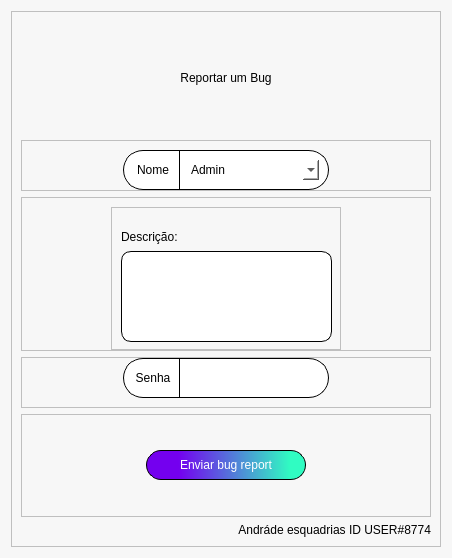
<?xml version="1.0" encoding="UTF-8"?>
<ui version="4.0">
 <class>Form</class>
 <widget class="QWidget" name="Form">
  <property name="geometry">
   <rect>
    <x>0</x>
    <y>0</y>
    <width>452</width>
    <height>558</height>
   </rect>
  </property>
  <property name="minimumSize">
   <size>
    <width>452</width>
    <height>558</height>
   </size>
  </property>
  <property name="maximumSize">
   <size>
    <width>452</width>
    <height>558</height>
   </size>
  </property>
  <property name="windowTitle">
   <string>Bug Report</string>
  </property>
  <property name="windowIcon">
   <iconset resource="source.qrc">
    <normaloff>:/iconteste/icons/Ativo 16@2x.png</normaloff>:/iconteste/icons/Ativo 16@2x.png</iconset>
  </property>
  <property name="styleSheet">
   <string notr="true">background-color: #f7f7f7;</string>
  </property>
  <layout class="QVBoxLayout" name="verticalLayout_2">
   <item>
    <widget class="QFrame" name="frame">
     <property name="frameShape">
      <enum>QFrame::StyledPanel</enum>
     </property>
     <property name="frameShadow">
      <enum>QFrame::Raised</enum>
     </property>
     <layout class="QVBoxLayout" name="verticalLayout">
      <item>
       <widget class="QLabel" name="label">
        <property name="minimumSize">
         <size>
          <width>231</width>
          <height>113</height>
         </size>
        </property>
        <property name="styleSheet">
         <string notr="true">font: 16pt &quot;MS Shell Dlg 2&quot;;</string>
        </property>
        <property name="text">
         <string>Reportar um Bug</string>
        </property>
        <property name="alignment">
         <set>Qt::AlignCenter</set>
        </property>
       </widget>
      </item>
      <item>
       <widget class="QFrame" name="frame_6">
        <property name="frameShape">
         <enum>QFrame::StyledPanel</enum>
        </property>
        <property name="frameShadow">
         <enum>QFrame::Raised</enum>
        </property>
        <layout class="QGridLayout" name="gridLayout">
         <property name="bottomMargin">
          <number>0</number>
         </property>
         <item row="0" column="0">
          <widget class="QFrame" name="frame_8">
           <property name="minimumSize">
            <size>
             <width>206</width>
             <height>40</height>
            </size>
           </property>
           <property name="maximumSize">
            <size>
             <width>206</width>
             <height>40</height>
            </size>
           </property>
           <property name="styleSheet">
            <string notr="true">border: 1px solid black;
border-radius:20px;
background-color: white;</string>
           </property>
           <property name="frameShape">
            <enum>QFrame::StyledPanel</enum>
           </property>
           <property name="frameShadow">
            <enum>QFrame::Raised</enum>
           </property>
           <layout class="QHBoxLayout" name="horizontalLayout_3">
            <property name="topMargin">
             <number>0</number>
            </property>
            <property name="bottomMargin">
             <number>0</number>
            </property>
            <item>
             <widget class="QLabel" name="label_3">
              <property name="minimumSize">
               <size>
                <width>40</width>
                <height>20</height>
               </size>
              </property>
              <property name="maximumSize">
               <size>
                <width>25</width>
                <height>20</height>
               </size>
              </property>
              <property name="styleSheet">
               <string notr="true">border:0px;</string>
              </property>
              <property name="text">
               <string>Nome</string>
              </property>
              <property name="alignment">
               <set>Qt::AlignCenter</set>
              </property>
             </widget>
            </item>
            <item>
             <widget class="Line" name="line">
              <property name="minimumSize">
               <size>
                <width>0</width>
                <height>40</height>
               </size>
              </property>
              <property name="maximumSize">
               <size>
                <width>1</width>
                <height>16777215</height>
               </size>
              </property>
              <property name="styleSheet">
               <string notr="true">margin-top:0px;</string>
              </property>
              <property name="orientation">
               <enum>Qt::Vertical</enum>
              </property>
             </widget>
            </item>
            <item>
             <widget class="QComboBox" name="comboBox">
              <property name="minimumSize">
               <size>
                <width>130</width>
                <height>20</height>
               </size>
              </property>
              <property name="styleSheet">
               <string notr="true">QComboBox {
	border: transparent;
	
}
QComboBox::drop-down:button{
border:transparent; background:transparent;
border-image: url(:/iconteste/icons/down-arrow.png);
}

QComboBox QAbstractItemView{
	
	border:1px solid black;
	border-radius:0px;
 
	
}
</string>
              </property>
              <item>
               <property name="text">
                <string>Admin</string>
               </property>
              </item>
              <item>
               <property name="text">
                <string>T.i</string>
               </property>
              </item>
              <item>
               <property name="text">
                <string>Vendedor</string>
               </property>
              </item>
              <item>
               <property name="text">
                <string>Gerência</string>
               </property>
              </item>
             </widget>
            </item>
           </layout>
          </widget>
         </item>
        </layout>
       </widget>
      </item>
      <item>
       <widget class="QFrame" name="frame_3">
        <property name="frameShape">
         <enum>QFrame::StyledPanel</enum>
        </property>
        <property name="frameShadow">
         <enum>QFrame::Raised</enum>
        </property>
        <layout class="QGridLayout" name="gridLayout_4">
         <property name="bottomMargin">
          <number>0</number>
         </property>
         <item row="0" column="0">
          <widget class="QFrame" name="frame_5">
           <property name="minimumSize">
            <size>
             <width>230</width>
             <height>141</height>
            </size>
           </property>
           <property name="maximumSize">
            <size>
             <width>230</width>
             <height>16777215</height>
            </size>
           </property>
           <property name="frameShape">
            <enum>QFrame::StyledPanel</enum>
           </property>
           <property name="frameShadow">
            <enum>QFrame::Raised</enum>
           </property>
           <layout class="QGridLayout" name="gridLayout_3">
            <property name="topMargin">
             <number>0</number>
            </property>
            <property name="bottomMargin">
             <number>0</number>
            </property>
            <item row="0" column="0">
             <widget class="QLabel" name="label_2">
              <property name="minimumSize">
               <size>
                <width>0</width>
                <height>25</height>
               </size>
              </property>
              <property name="maximumSize">
               <size>
                <width>75</width>
                <height>5</height>
               </size>
              </property>
              <property name="text">
               <string>Descrição:</string>
              </property>
             </widget>
            </item>
            <item row="1" column="0">
             <widget class="QPlainTextEdit" name="plainTextEdit">
              <property name="minimumSize">
               <size>
                <width>211</width>
                <height>91</height>
               </size>
              </property>
              <property name="maximumSize">
               <size>
                <width>211</width>
                <height>91</height>
               </size>
              </property>
              <property name="styleSheet">
               <string notr="true">border: 1px solid black;
border-radius:10px;
background-color: white;</string>
              </property>
             </widget>
            </item>
           </layout>
          </widget>
         </item>
        </layout>
       </widget>
      </item>
      <item>
       <widget class="QFrame" name="frame_4">
        <property name="frameShape">
         <enum>QFrame::StyledPanel</enum>
        </property>
        <property name="frameShadow">
         <enum>QFrame::Raised</enum>
        </property>
        <layout class="QGridLayout" name="gridLayout_5">
         <property name="topMargin">
          <number>0</number>
         </property>
         <item row="0" column="0">
          <widget class="QFrame" name="frame_10">
           <property name="minimumSize">
            <size>
             <width>206</width>
             <height>40</height>
            </size>
           </property>
           <property name="maximumSize">
            <size>
             <width>206</width>
             <height>40</height>
            </size>
           </property>
           <property name="styleSheet">
            <string notr="true">border: 1px solid black;
border-radius:20px;
background-color: white;</string>
           </property>
           <property name="frameShape">
            <enum>QFrame::StyledPanel</enum>
           </property>
           <property name="frameShadow">
            <enum>QFrame::Raised</enum>
           </property>
           <layout class="QHBoxLayout" name="horizontalLayout_4">
            <property name="topMargin">
             <number>0</number>
            </property>
            <property name="bottomMargin">
             <number>0</number>
            </property>
            <item>
             <widget class="QLabel" name="label_4">
              <property name="minimumSize">
               <size>
                <width>40</width>
                <height>20</height>
               </size>
              </property>
              <property name="maximumSize">
               <size>
                <width>25</width>
                <height>20</height>
               </size>
              </property>
              <property name="styleSheet">
               <string notr="true">border:0px;</string>
              </property>
              <property name="text">
               <string>Senha</string>
              </property>
              <property name="alignment">
               <set>Qt::AlignCenter</set>
              </property>
             </widget>
            </item>
            <item>
             <widget class="Line" name="line_2">
              <property name="minimumSize">
               <size>
                <width>0</width>
                <height>40</height>
               </size>
              </property>
              <property name="maximumSize">
               <size>
                <width>1</width>
                <height>16777215</height>
               </size>
              </property>
              <property name="styleSheet">
               <string notr="true">margin-top:0px;</string>
              </property>
              <property name="orientation">
               <enum>Qt::Vertical</enum>
              </property>
             </widget>
            </item>
            <item>
             <widget class="QLineEdit" name="lineEdit">
              <property name="maximumSize">
               <size>
                <width>130</width>
                <height>16777215</height>
               </size>
              </property>
              <property name="styleSheet">
               <string notr="true">border: 0px;</string>
              </property>
             </widget>
            </item>
           </layout>
          </widget>
         </item>
        </layout>
       </widget>
      </item>
      <item>
       <widget class="QFrame" name="frame_2">
        <property name="minimumSize">
         <size>
          <width>240</width>
          <height>103</height>
         </size>
        </property>
        <property name="frameShape">
         <enum>QFrame::StyledPanel</enum>
        </property>
        <property name="frameShadow">
         <enum>QFrame::Raised</enum>
        </property>
        <layout class="QHBoxLayout" name="horizontalLayout">
         <item>
          <widget class="QPushButton" name="send_bug_report">
           <property name="minimumSize">
            <size>
             <width>160</width>
             <height>30</height>
            </size>
           </property>
           <property name="maximumSize">
            <size>
             <width>120</width>
             <height>30</height>
            </size>
           </property>
           <property name="styleSheet">
            <string notr="true">

QPushButton{
border: 1px solid black;
background-color: qlineargradient(spread:pad, x1:0.0227727, y1:0.557, x2:1, y2:0.551, stop:0.181818 rgba(116, 0, 239, 255), stop:0.903409 rgba(48, 252, 194, 255));
border-radius: 15px;
color:white;

}
QPushButton::hover
{

border-width: 2px;

border-color: black;

}
QPushButton::pressed
{
border-style: outset;
border-width: 3px;
border-color: black;
}</string>
           </property>
           <property name="text">
            <string>Enviar bug report</string>
           </property>
           <property name="icon">
            <iconset resource="source.qrc">
             <normaloff>:/iconteste/icons/plus-xxl.png</normaloff>:/iconteste/icons/plus-xxl.png</iconset>
           </property>
          </widget>
         </item>
        </layout>
       </widget>
      </item>
      <item>
       <widget class="QLabel" name="label_5">
        <property name="maximumSize">
         <size>
          <width>16777215</width>
          <height>25</height>
         </size>
        </property>
        <property name="text">
         <string>Andráde esquadrias ID USER#8774</string>
        </property>
        <property name="alignment">
         <set>Qt::AlignRight|Qt::AlignTrailing|Qt::AlignVCenter</set>
        </property>
       </widget>
      </item>
     </layout>
    </widget>
   </item>
  </layout>
 </widget>
 <resources>
  <include location="source.qrc"/>
 </resources>
 <connections/>
</ui>
